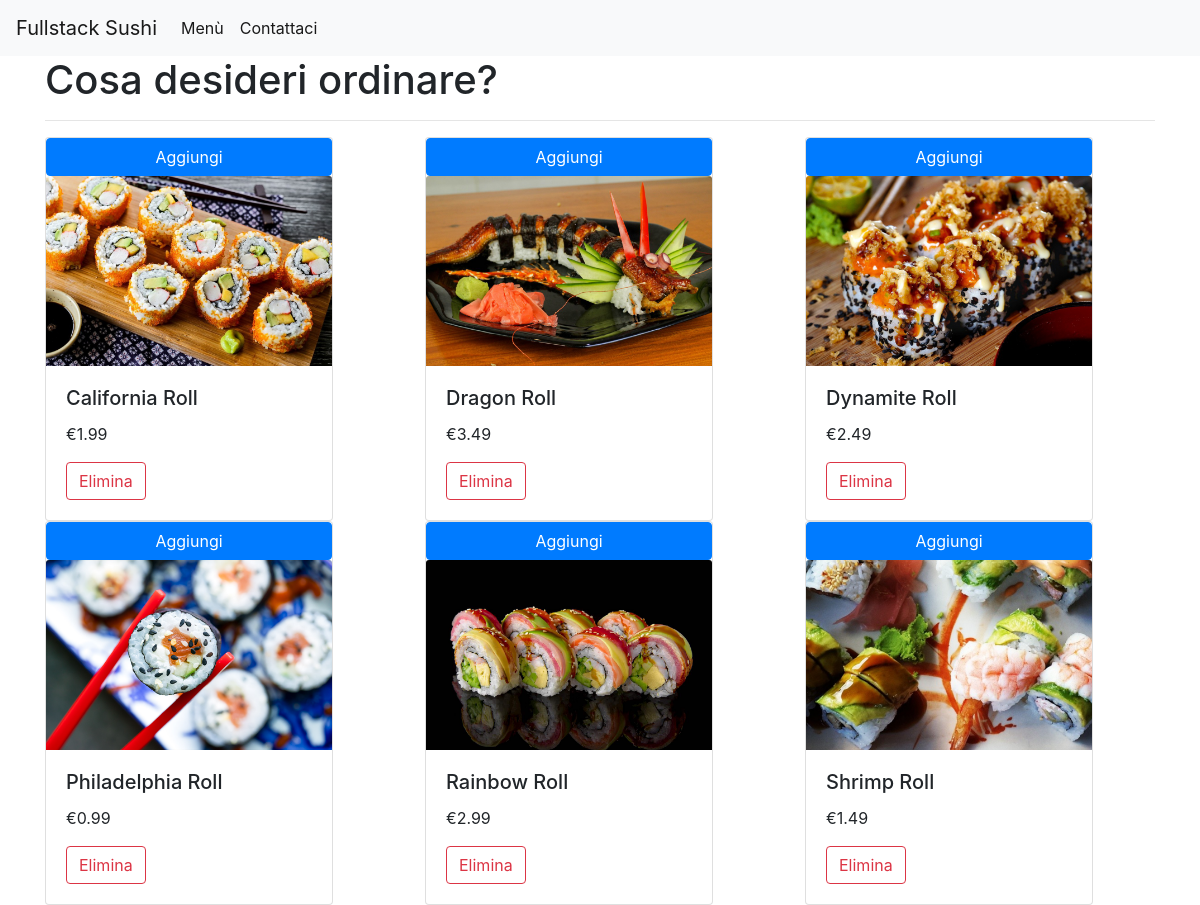
The page /rolls/ on the database its author committed.
### rolls/models.py (models this page shows)
class Roll(models.Model):
    name = models.CharField(max_length=20)
    price = models.FloatField()
    image = models.ImageField()

### rolls/views.py (the view)
# urls.py: path('', views.menu, name='menu'),
def menu(request):
    rolls = Roll.objects.all()
    return render(request, 'menu.html', {'rolls':rolls})

### rolls/templates/menu.html
{% extends 'base.html' %}
{% block content %}
    <h1>Cosa desideri ordinare?</h1>
    <hr>
        <div class="row">
            {% for roll in rolls %}
                <div class="col">
                    <div class="card" style="width: 18rem;">
                        <button class="btn btn-primary">Aggiungi</button>
                        <img src="{{roll.image.url}}" class="card-img-top" alt="...">
                        <div class="card-body">
                        <h5 class="card-title">{{roll.name}} Roll</h5>
                        <p class="card-text">€{{roll.price}}</p>
                        <button class="btn btn-outline-danger">Elimina</a>
                        </div>
                    </div>
                </div>
            {% endfor %}
        </div>
{% endblock %}

### rolls/templates/base.html (shortened to what this page needs)
<!doctype html>
<html lang="en">
  <head>
    <link rel="stylesheet" href="https://stackpath.bootstrapcdn.com/bootstrap/4.3.1/css/bootstrap.min.css">
  </head>
  <body>
    <nav class="navbar navbar-expand-lg navbar-light bg-light">
      <span class="navbar-brand">Fullstack Sushi</span>
      <div class="collapse navbar-collapse" id="navbarNavAltMarkup">
        <div class="navbar-nav">
          <a class="nav-item nav-link active" href="{% url 'menu' %}">Menù<span class="sr-only">(current)</span></a>
          <a class="nav-item nav-link active" href="{% url 'contattaci' %}">Contattaci</a>
        </div>
      </div>
    </nav>
    <div class="container">
        {% block content %}
        {% endblock %}
    </div>
  </body>
</html>

### rows shown on the page
Roll: image (picture), name "California", price "1.99"
Roll: image (picture), name "Dragon", price "3.49"
Roll: image (picture), name "Dynamite", price "2.49"
Roll: image (picture), name "Philadelphia", price "0.99"
Roll: image (picture), name "Rainbow", price "2.99"
Roll: image (picture), name "Shrimp", price "1.49"
